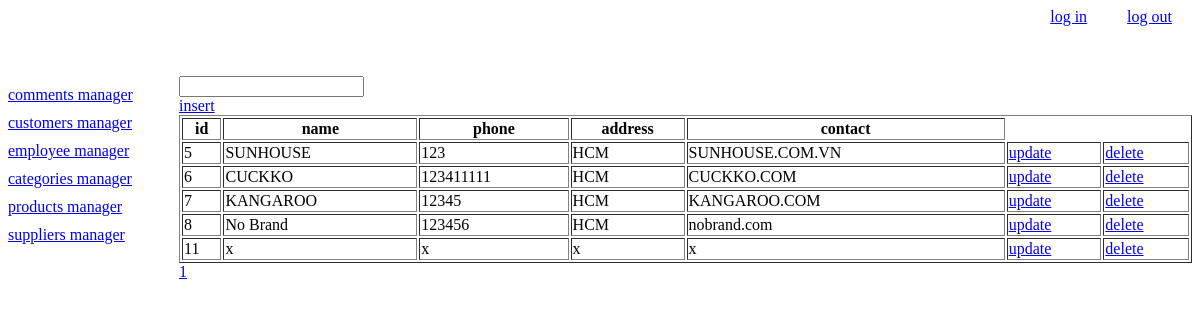
Page /suppliers/index.php (signed in) on the committed database.
### tables this page shows
CREATE TABLE `suppliers` (
  `id` int(11) NOT NULL,
  `name` varchar(100) NOT NULL,
  `phone` varchar(100) NOT NULL,
  `address` varchar(100) NOT NULL,
  `contact` varchar(100) NOT NULL
);

### suppliers/index.php (the view, shortened to what this page needs)
<?php
if(!isset($_SESSION['id'])){
echo 'bạn cần đăng nhập';
?>
<!DOCTYPE html>
<html lang="en">
<head>
    <meta charset="UTF-8">
    <meta http-equiv="X-UA-Compatible" content="IE=edge">
    <meta name="viewport" content="width=device-width, initial-scale=1.0">
    <title>Document</title>
    <link rel="stylesheet" href="http://localhost/admin/style.css">
</head>
<body>
<div class="header">
        <div class="sub_header">
            <a href="../signin.php">log in</a><a href="../signout.php">log out</a>
        </div>
    </div>
</body>
</html>
   <?php }
   else {
    include '../header.php';
    $page = 1;
    $search ='';
    $connect = mysqli_connect('localhost','root','','20');
    mysqli_set_charset($connect,'utf8');
    $sql="select count(*) from suppliers
    where (name like '%$search%' or id like '%$search%') ";
    $array_result= mysqli_query($connect,$sql);
    $record = mysqli_fetch_array($array_result)['count(*)'];
    $record_per_page = 10;
    $page_number = ceil($record/$record_per_page);
    $offset = ($page-1)*$record_per_page;
    $connect = mysqli_connect('localhost','root','','20');
    $sql="select * from suppliers
    where (name like '%$search%' or id like '%$search%')
    limit $record_per_page offset $offset
    ";
    mysqli_set_charset($connect,'utf8');
    $array_result= mysqli_query($connect,$sql);
    ?>
     <caption>
        <form action="" method="get">
            <input type="search" name="search" value="<?php echo $search ?>">
        </form>
    </caption>
    <a href="insert.php">insert</a>
        <table width='100%' border= '1px solid black'>
            <tr>
                <th>id</th>
                <th>name</th>
                <th>phone</th>
                <th>address</th>
                <th>contact</th>
            </tr>
            <?php foreach ($array_result as $each){ ?>
            <tr>
                <td><?php echo $each['id'] ?></td>
                <td><?php echo $each['name'] ?></td>
                <td><?php echo $each['phone'] ?></td>
                <td><?php echo $each['address'] ?></td>
                <td><?php echo $each['contact'] ?></td>
                <td><a href="update.php?id=<?php echo $each['id'] ?>">
                 update
                </a>
                </td>
                <td><a href="delete_process.php?id=<?php echo $each['id'] ?>">
                 delete
                </a>
                </td>
            </tr>
            <?php } ?>
        </table>
        <?php   for ($x = 1;$x <= $page_number; $x++){ ?>
                <a href="?page=<?php echo $x ?>&search=<?php echo $search ?>"> <?php echo $x ?> </a>
            <?php } ?>
<?php include '../footer.php'; } ?>

### rows in the picture
suppliers: id "5", name "SUNHOUSE", phone "123", address "HCM", contact "SUNHOUSE.COM.VN"
suppliers: id "6", name "CUCKKO", phone "123411111", address "HCM", contact "CUCKKO.COM"
suppliers: id "7", name "KANGAROO", phone "12345", address "HCM", contact "KANGAROO.COM"
suppliers: id "8", name "No Brand", phone "123456", address "HCM", contact "nobrand.com"
suppliers: id "11", name "x", phone "x", address "x", contact "x"
